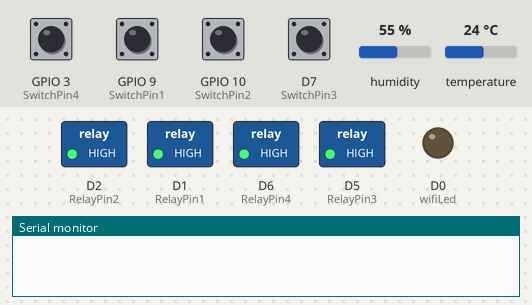
Bench run of a sketch on a simulated ESP8266 (NodeMCU). Shown: switched loads named in the sketch (green lamp = pin HIGH), output pins drawn as LEDs (lit = HIGH), the last lines printed to the serial monitor. Inputs (shaded band) come from the test bench; at power-on: D7 (SwitchPin3), GPIO 3 (SwitchPin4), GPIO 9 (SwitchPin1), GPIO 10 (SwitchPin2) HIGH, humidity 55 %, temperature 24 °C. WiFi joins after 1.5 s; servers stay silent unless stated.

Above: at 2.2 s.
2.3 s: GPIO 3 (SwitchPin4) pulled LOW for 0.15 s
At 2.37 s:
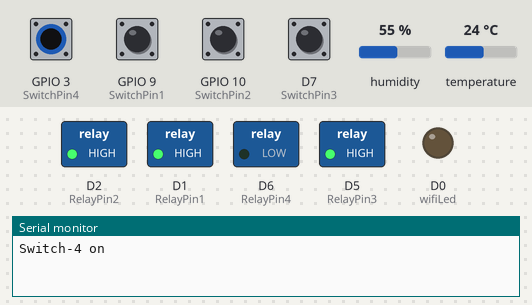
3.9 s: GPIO 9 (SwitchPin1) pulled LOW for 0.15 s
At 3.97 s:
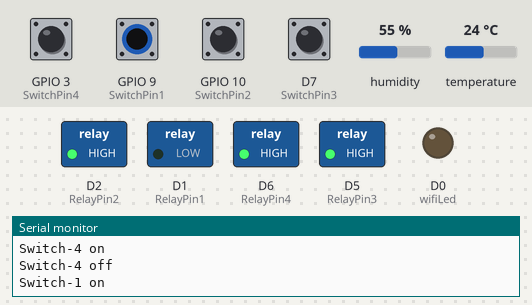
5.5 s: GPIO 10 (SwitchPin2) pulled LOW for 0.15 s
At 5.57 s:
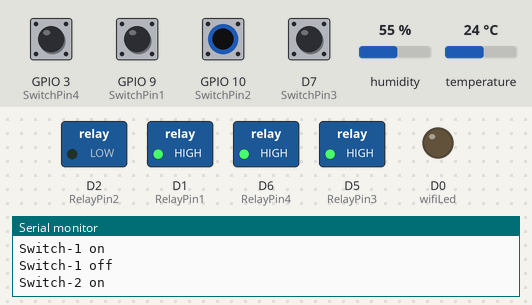
7.1 s: D7 (SwitchPin3) pulled LOW for 0.15 s
At 7.17 s:
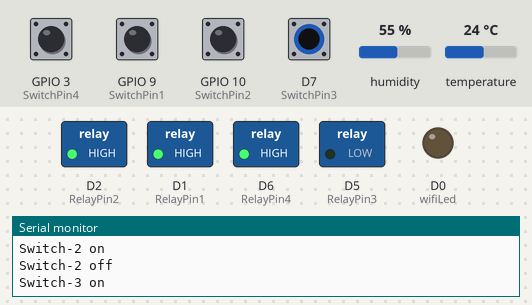
8.7 s: GPIO 3 (SwitchPin4) driven LOW and GPIO 9 (SwitchPin1) driven LOW
At 9.4 s:
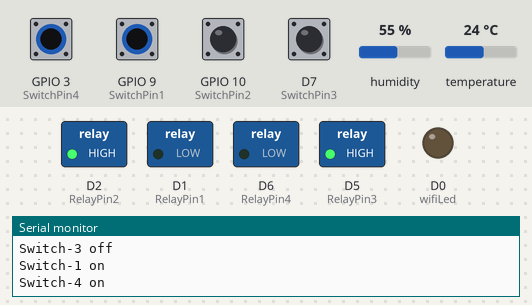
10.2 s: GPIO 10 (SwitchPin2) pulled LOW for 1 s
At 10.6 s:
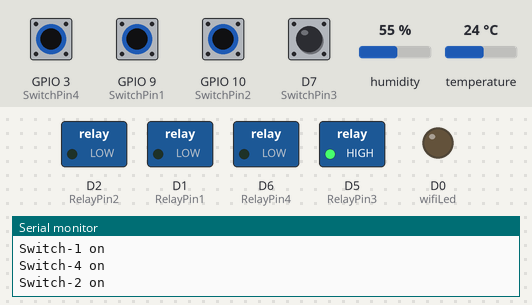
Timing chart, 0 to 13.2 s (numbered marks = the images above; inputs shaded):
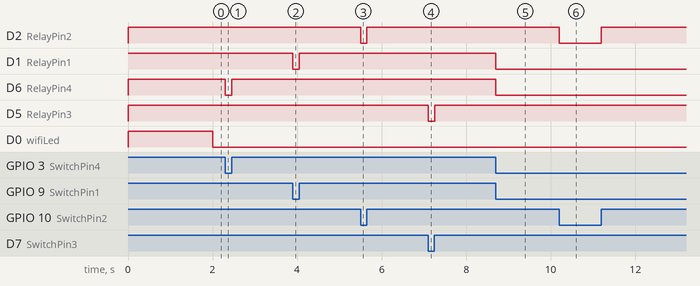

The sketch:

NodeMCU_Blynk_4Relay_DHT11_Switch.ino
```cpp
/**********************************************************************************
 *  TITLE: Blynk + Manual switch + DHT11 control 4 Relays using NodeMCU
 *  Click on the following links to learn more.
 *  YouTube Channel: https://youtube.com/@avelectrotech9853
 *  Preferences--> Aditional boards Manager URLs :
 *  http://arduino.esp8266.com/stable/package_esp8266com_index.json
 *  Download the libraries
 *  Blynk Library
 *  DHT Library
 ***************************************************/

/* Fill-in your Template ID (only if using Blynk.Cloud) */
#define BLYNK_TEMPLATE_ID "xxxxxxxxxxxxx"
#define BLYNK_TEMPLATE_NAME "xxxxxxxx"
#define BLYNK_AUTH_TOKEN "xxxxxxxxxxxxxxxxxxxxxxxxx"

// Your WiFi credentials.
// Set password to "" for open networks.
char ssid[] = "xxxxxxxx";
char pass[] = "xxxxxxxx";

bool fetch_blynk_state = true;  //true or false

//#define BLYNK_PRINT Serial
#include <ESP8266WiFi.h>
#include <BlynkSimpleEsp8266.h>
#include <DHT.h>

#define DHTPIN              D4 //D4  pin connected with DHT

// Uncomment whatever type you're using!
#define DHTTYPE DHT11     // DHT 11
//#define DHTTYPE DHT22   // DHT 22, AM2302, AM2321
//#define DHTTYPE DHT21   // DHT 21, AM2301

// define the GPIO connected with Relays and switches
#define RelayPin1 5  //D1
#define RelayPin2 4  //D2
#define RelayPin3 14 //D5
#define RelayPin4 12 //D6

#define SwitchPin1 9  //SD2
#define SwitchPin2 10  //SD3
#define SwitchPin3 13  //D7
#define SwitchPin4 3   //RX

#define wifiLed   16   //D0

//Change the virtual pins according the rooms
#define VPIN_BUTTON_1    V1
#define VPIN_BUTTON_2    V2
#define VPIN_BUTTON_3    V3
#define VPIN_BUTTON_4    V4

#define VPIN_TEMPERATURE V5

// Relay State
bool toggleState_1 = LOW; //Define integer to remember the toggle state for relay 1
bool toggleState_2 = LOW; //Define integer to remember the toggle state for relay 2
bool toggleState_3 = LOW; //Define integer to remember the toggle state for relay 3
bool toggleState_4 = LOW; //Define integer to remember the toggle state for relay 4

// Switch State
bool SwitchState_1 = LOW;
bool SwitchState_2 = LOW;
bool SwitchState_3 = LOW;
bool SwitchState_4 = LOW;

int wifiFlag = 0;
float temperature1 = 0;

char auth[] = BLYNK_AUTH_TOKEN;

BlynkTimer timer;
DHT dht(DHTPIN, DHTTYPE);

// When App button is pushed - switch the state

BLYNK_WRITE(VPIN_BUTTON_1) {
  toggleState_1 = param.asInt();
  digitalWrite(RelayPin1, !toggleState_1);
}

BLYNK_WRITE(VPIN_BUTTON_2) {
  toggleState_2 = param.asInt();
  digitalWrite(RelayPin2, !toggleState_2);
}

BLYNK_WRITE(VPIN_BUTTON_3) {
  toggleState_3 = param.asInt();
  digitalWrite(RelayPin3, !toggleState_3);
}

BLYNK_WRITE(VPIN_BUTTON_4) {
  toggleState_4 = param.asInt();
  digitalWrite(RelayPin4, !toggleState_4);
}

void all_SwitchOff(){
  toggleState_1 = 0; digitalWrite(RelayPin1, HIGH); Blynk.virtualWrite(VPIN_BUTTON_1, toggleState_1); delay(100);
  toggleState_2 = 0; digitalWrite(RelayPin2, HIGH); Blynk.virtualWrite(VPIN_BUTTON_2, toggleState_2); delay(100);
  toggleState_3 = 0; digitalWrite(RelayPin3, HIGH); Blynk.virtualWrite(VPIN_BUTTON_3, toggleState_3); delay(100);
  toggleState_4 = 0; digitalWrite(RelayPin4, HIGH); Blynk.virtualWrite(VPIN_BUTTON_4, toggleState_4); delay(100);
  Blynk.virtualWrite(VPIN_TEMPERATURE, temperature1);
}

void checkBlynkStatus() { // called every 2 seconds by SimpleTimer

  bool isconnected = Blynk.connected();
  if (isconnected == false) {
    wifiFlag = 1;
    Serial.println("Blynk Not Connected");
    digitalWrite(wifiLed, HIGH);
  }
  if (isconnected == true) {
    wifiFlag = 0;
    if (!fetch_blynk_state){
    Blynk.virtualWrite(VPIN_BUTTON_1, toggleState_1);
    Blynk.virtualWrite(VPIN_BUTTON_2, toggleState_2);
    Blynk.virtualWrite(VPIN_BUTTON_3, toggleState_3);
    Blynk.virtualWrite(VPIN_BUTTON_4, toggleState_4);
    }
    digitalWrite(wifiLed, LOW);
    //Serial.println("Blynk Connected");
  }
}

BLYNK_CONNECTED() {
  // Request the latest state from the server
  if (fetch_blynk_state){
    Blynk.syncVirtual(VPIN_BUTTON_1);
    Blynk.syncVirtual(VPIN_BUTTON_2);
    Blynk.syncVirtual(VPIN_BUTTON_3);
    Blynk.syncVirtual(VPIN_BUTTON_4);
  }
    Blynk.syncVirtual(VPIN_TEMPERATURE);
}

void readSensor(){

  float t = dht.readTemperature(); // or dht.readTemperature(true) for Fahrenheit

  if (isnan(t)) {
    Serial.println("Failed to read from DHT sensor!");
    return;
  }
  else {
    temperature1 = t;
   // Serial.println(temperature1);
  }
}

void sendSensor()
{
  readSensor();
  // You can send any value at any time.
  // Please don't send more that 10 values per second.
  Blynk.virtualWrite(VPIN_TEMPERATURE, temperature1);
}

void manual_control()
{
  if (digitalRead(SwitchPin1) == LOW && SwitchState_1 == LOW) {
    digitalWrite(RelayPin1, LOW);
    toggleState_1 = HIGH;
    SwitchState_1 = HIGH;
    Blynk.virtualWrite(VPIN_BUTTON_1, toggleState_1);
    Serial.println("Switch-1 on");
  }
  if (digitalRead(SwitchPin1) == HIGH && SwitchState_1 == HIGH) {
    digitalWrite(RelayPin1, HIGH);
    toggleState_1 = LOW;
    SwitchState_1 = LOW;
    Blynk.virtualWrite(VPIN_BUTTON_1, toggleState_1);
    Serial.println("Switch-1 off");
  }
  if (digitalRead(SwitchPin2) == LOW && SwitchState_2 == LOW) {
    digitalWrite(RelayPin2, LOW);
    toggleState_2 = HIGH;
    SwitchState_2 = HIGH;
    Blynk.virtualWrite(VPIN_BUTTON_2, toggleState_2);
    Serial.println("Switch-2 on");
  }
  if (digitalRead(SwitchPin2) == HIGH && SwitchState_2 == HIGH) {
    digitalWrite(RelayPin2, HIGH);
    toggleState_2 = LOW;
    SwitchState_2 = LOW;
    Blynk.virtualWrite(VPIN_BUTTON_2, toggleState_2);
    Serial.println("Switch-2 off");
  }
  if (digitalRead(SwitchPin3) == LOW && SwitchState_3 == LOW) {
    digitalWrite(RelayPin3, LOW);
    toggleState_3 = HIGH;
    SwitchState_3 = HIGH;
    Blynk.virtualWrite(VPIN_BUTTON_3, toggleState_3);
    Serial.println("Switch-3 on");
  }
  if (digitalRead(SwitchPin3) == HIGH && SwitchState_3 == HIGH) {
    digitalWrite(RelayPin3, HIGH);
    toggleState_3 = LOW;
    SwitchState_3 = LOW;
    Blynk.virtualWrite(VPIN_BUTTON_3, toggleState_3);
    Serial.println("Switch-3 off");
  }
  if (digitalRead(SwitchPin4) == LOW && SwitchState_4 == LOW) {
    digitalWrite(RelayPin4, LOW);
    toggleState_4 = HIGH;
    SwitchState_4 = HIGH;
    Blynk.virtualWrite(VPIN_BUTTON_4, toggleState_4);
    Serial.println("Switch-4 on");
  }
  if (digitalRead(SwitchPin4) == HIGH && SwitchState_4 == HIGH) {
    digitalWrite(RelayPin4, HIGH);
    toggleState_4 = LOW;
    SwitchState_4 = LOW;
    Blynk.virtualWrite(VPIN_BUTTON_4, toggleState_4);
    Serial.println("Switch-4 off");
  }
}

void setup()
{
  Serial.begin(9600);

  pinMode(RelayPin1, OUTPUT);
  pinMode(RelayPin2, OUTPUT);
  pinMode(RelayPin3, OUTPUT);
  pinMode(RelayPin4, OUTPUT);

  pinMode(wifiLed, OUTPUT);

  pinMode(SwitchPin1, INPUT_PULLUP);
  pinMode(SwitchPin2, INPUT_PULLUP);
  pinMode(SwitchPin3, INPUT_PULLUP);
  pinMode(SwitchPin4, INPUT_PULLUP);

  //During Starting all Relays should TURN OFF
  digitalWrite(RelayPin1, !toggleState_1);
  digitalWrite(RelayPin2, !toggleState_2);
  digitalWrite(RelayPin3, !toggleState_3);
  digitalWrite(RelayPin4, !toggleState_4);

  dht.begin();    // Enabling DHT sensor

  digitalWrite(wifiLed, HIGH);

  //Blynk.begin(auth, ssid, pass);
  WiFi.begin(ssid, pass);
  timer.setInterval(2000L, checkBlynkStatus); // check if Blynk server is connected every 2 seconds
  timer.setInterval(1000L, sendSensor); // Sending Sensor Data to Blynk Cloud every 1 second
  Blynk.config(auth);
  delay(1000);

  if (!fetch_blynk_state){
    Blynk.virtualWrite(VPIN_BUTTON_1, toggleState_1);
    Blynk.virtualWrite(VPIN_BUTTON_2, toggleState_2);
    Blynk.virtualWrite(VPIN_BUTTON_3, toggleState_3);
    Blynk.virtualWrite(VPIN_BUTTON_4, toggleState_4);
  }
}

void loop()
{
  manual_control();
  Blynk.run();
  timer.run();
}
```

Measured:
- after the input at 2.3 s, D6 (RelayPin4): HIGH → LOW at once, → HIGH 0.15 s later
- after the input at 3.9 s, D1 (RelayPin1): HIGH → LOW at once, → HIGH 0.15 s later
- after the input at 5.5 s, D2 (RelayPin2): HIGH → LOW at once, → HIGH 0.15 s later
- after the input at 7.1 s, D5 (RelayPin3): HIGH → LOW at once, → HIGH 0.15 s later
- after the input at 8.7 s, D1 (RelayPin1), D6 (RelayPin4): HIGH → LOW at once
- after the input at 10.2 s, D2 (RelayPin2): HIGH → LOW at once, → HIGH 1.0 s later
